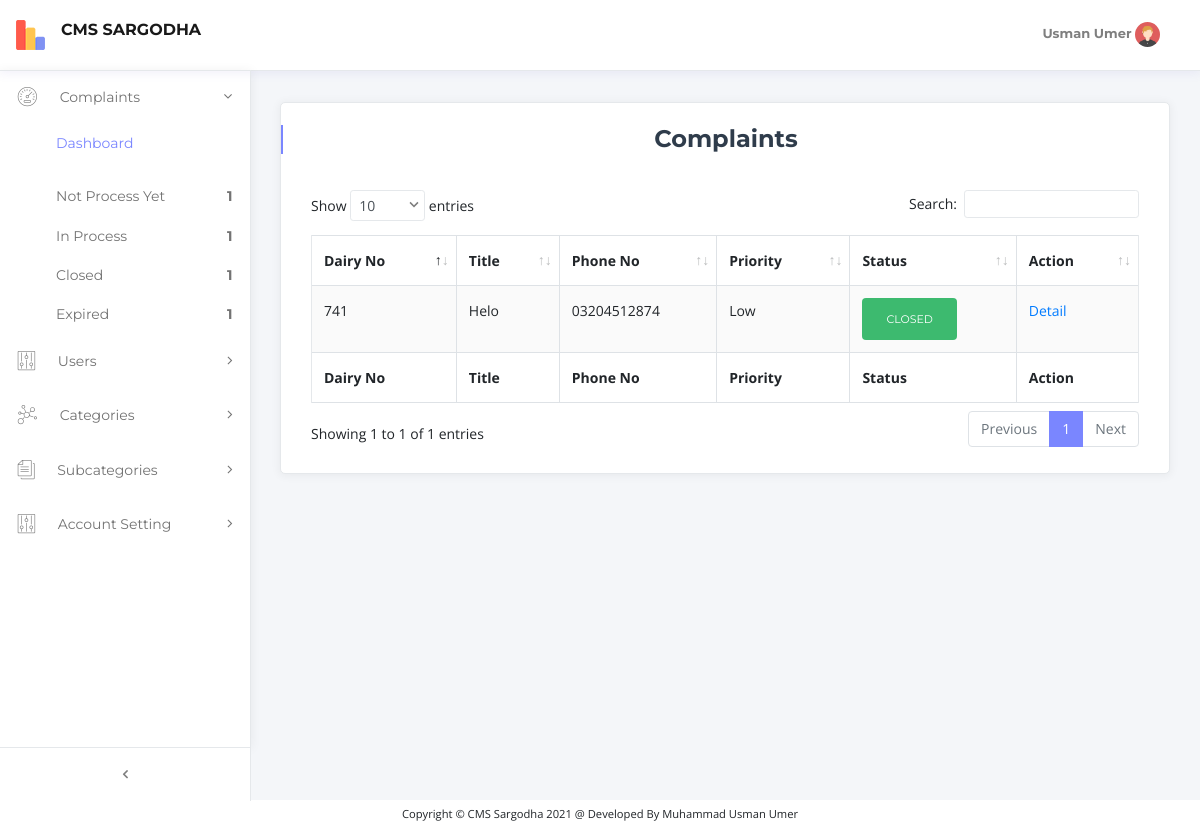
The page /closedcomplaints.php (signed in) on the database its author committed.
### tables this page shows
CREATE TABLE `complaint` (
  `complaint_id` int(255) NOT NULL,
  `complainttitle` varchar(255) NOT NULL,
  `dairynumber` int(255) NOT NULL,
  `firstname` varchar(255) NOT NULL,
  `lastname` varchar(255) NOT NULL,
  `fathername` varchar(255) NOT NULL,
  `contactno` varchar(255) NOT NULL,
  `address` varchar(255) NOT NULL,
  `priority` varchar(255) NOT NULL,
  `lastdatetoreply` date NOT NULL,
  `description` varchar(255) NOT NULL,
  `category_id` int(255) NOT NULL,
  `subcategory_id` int(255) NOT NULL,
  `date` datetime NOT NULL DEFAULT current_timestamp(),
  `user_id` int(255) NOT NULL,
  `city` varchar(255) NOT NULL,
  `attachment` varchar(255) NOT NULL,
  `cnicno` varchar(255) NOT NULL,
  `status` varchar(255) DEFAULT NULL
);

### config/dbconfig.php (called while the page is built, shortened)
<?php
    require_once('./config/operationscomplaint.php');
    class dbconfig
    {
        public function db_connect()
        {
            $this->connection = mysqli_connect('localhost','root','','cms_sgd');
        }
    }
?>

### config/operationscomplaint.php (called while the page is built, shortened)
<?php
    require_once('./config/dbconfig.php');
    $db = new dbconfig();
    class operationscomplaint extends dbconfig
    {
                    ?> <script>
                <?php }
        public function view_recordclosed()
        {
            global $db;
            $uid=$_SESSION['userid'];
            if($_SESSION["role"]=='AC'){
                $query = "select * from complaint where complaint.status='closed' and user_id=$uid";
                $result = mysqli_query($db->connection,$query);
                return $result;
            }else{
            $query = "select * from complaint where complaint.status='closed' ";
            $result = mysqli_query($db->connection,$query);
            return $result;
        }
    }
    }
?>

### closedcomplaints.php (the view, shortened to what this page needs)
<?php
require_once("header.php");
if($_SESSION['role']=='Admin' || $_SESSION['role']=='AC' || $_SESSION['role']=='UP' ){
require_once('./config/dbconfig.php');
$db = new operationscomplaint();
$result=$db->view_recordclosed();
?>
<div class="content-wrapper">
    <div class="container-fluid">
        <div class="row">
                <div class="col-xl-12">
                    <div class="card card-shadow mb-4">
                        <div class="card-header border-0">
                            <div class="custom-title-wrap bar-primary">
                                <div class="custom-title text-center"><h3>Complaints</h3></div>
                            </div>
                        </div>
                        <div class="card-body- pt-3 pb-4">
                            <div class="table-responsive">
                                <table id="data_table" class="table table-bordered table-striped" cellspacing="0">
                                    <thead>
                                    <tr>
                                        <th>Dairy No</th>
                                        <th>  Title</th>
                                        <th>Phone No</th>
                                        <th>Priority</th>
                                        <th>Status</th>
                                    <th>Action</th>
                                    </tr>
                                    </thead>
                                    <tfoot>
                                    <tr>
                                    <th>Dairy No</th>
                                    <th>  Title</th>
                                    <th>Phone No</th>
                                    <th>Priority</th>
                                    <th>Status</th>
                                    <th  >Action</th>
                                    </tr>
                                    </tfoot>
                                    <tbody>
                                    <?php
                                    while($data = mysqli_fetch_assoc($result))
                                    {
                                ?>
                                    <td><?php echo $data['dairynumber'] ?></td>
                                    <td><?php echo $data['complainttitle'] ?></td>
                                    <td><?php echo $data['contactno'] ?></td>
                                    <td><?php echo $data['priority'] ?></td>
                                    <td><button type="button" class="btn btn-success">Closed</button></td>
                                   <td><a href="complaintdetail.php?C_ID=<?php echo $data['complaint_id'] ?>" >Detail</a></td>
                            <?php
                                    }
                                ?>
                                    </tbody>
                                </table>
                            </div>
                        </div>
                    </div>
                </div>
            </div>
            </div>
            </div>
   <?php
}
require_once("footer.php");
?>

### rows shown on the page
complaint: dairynumber "741", complainttitle "Helo", contactno "03204512874", priority "Low"

### other values the page prints
$result3 "1"
$result "1"
$result2 "1"
$result4 "1"
$_SESSION["username"] "Usman Umer"
